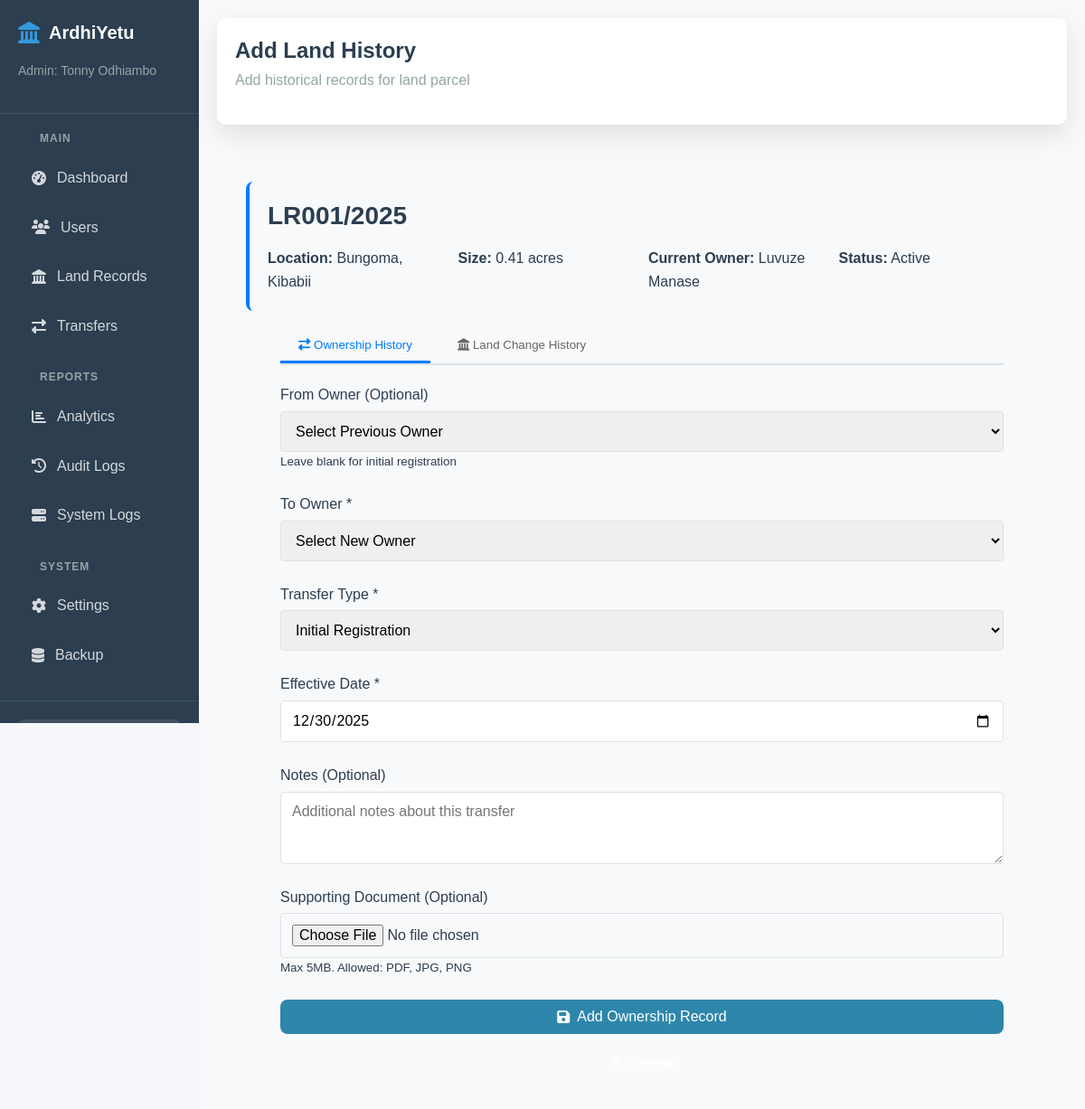
/admin/add-land-history.php?land_id=1 (signed in), run on the app's committed database.
### tables this page shows
CREATE TABLE `land_records` (
  `record_id` int(11) NOT NULL AUTO_INCREMENT,
  `owner_id` int(11) NOT NULL,
  `parcel_no` varchar(50) NOT NULL,
  `title_deed_no` varchar(50) DEFAULT NULL,
  `location` varchar(255) NOT NULL,
  `county` varchar(100) DEFAULT NULL,
  `size` decimal(10,2) NOT NULL,
  `description` text DEFAULT NULL,
  `document_path` varchar(255) DEFAULT NULL,
  `size_unit` enum('acres','hectares','square_meters') DEFAULT 'acres',
  `land_use` enum('agricultural','residential','commercial','industrial','mixed') DEFAULT NULL,
  `land_class` varchar(50) DEFAULT NULL,
  `status` enum('active','pending','transferred','disputed','archived') DEFAULT 'pending',
  `rejection_reason` text DEFAULT NULL,
  `registered_at` timestamp NOT NULL DEFAULT current_timestamp(),
  `updated_at` timestamp NOT NULL DEFAULT current_timestamp() ON UPDATE current_timestamp(),
  `registered_by` int(11) DEFAULT NULL,
  `notes` text DEFAULT NULL,
  `latitude` decimal(10,8) DEFAULT NULL,
  `longitude` decimal(11,8) DEFAULT NULL,
  `is_public` tinyint(1) DEFAULT 0,
  `coordinates_updated_at` timestamp NULL DEFAULT NULL,
  `reviewed_by` int(11) DEFAULT NULL,
  `review_notes` text DEFAULT NULL,
  `reviewed_at` datetime DEFAULT NULL,
  `previous_owner_id` int(11) DEFAULT NULL,
  `transfer_history` text DEFAULT NULL,
  `original_parcel_no` varchar(100) DEFAULT NULL,
  `parent_record_id` int(11) DEFAULT NULL,
  `current_ownership_history_id` int(11) DEFAULT NULL,
  PRIMARY KEY (`record_id`),
  UNIQUE KEY `parcel_no` (`parcel_no`),
  UNIQUE KEY `title_deed_no` (`title_deed_no`),
  KEY `registered_by` (`registered_by`),
  KEY `idx_owner` (`owner_id`),
  KEY `idx_parcel` (`parcel_no`),
  KEY `idx_location` (`location`),
  KEY `idx_status` (`status`),
  KEY `idx_land_records_composite` (`owner_id`,`status`,`registered_at`),
  KEY `idx_coordinates` (`latitude`,`longitude`),
  KEY `idx_public_status` (`is_public`,`status`),
  KEY `fk_parent_record` (`parent_record_id`),
  KEY `fk_current_ownership` (`current_ownership_history_id`),
  CONSTRAINT `fk_current_ownership` FOREIGN KEY (`current_ownership_history_id`) REFERENCES `ownership_history` (`history_id`) ON DELETE SET NULL,
  CONSTRAINT `fk_parent_record` FOREIGN KEY (`parent_record_id`) REFERENCES `land_records` (`record_id`),
  CONSTRAINT `land_records_ibfk_1` FOREIGN KEY (`owner_id`) REFERENCES `users` (`user_id`) ON DELETE CASCADE,
  CONSTRAINT `land_records_ibfk_2` FOREIGN KEY (`registered_by`) REFERENCES `users` (`user_id`)
);

CREATE TABLE `users` (
  `user_id` int(11) NOT NULL AUTO_INCREMENT,
  `name` varchar(100) NOT NULL,
  `email` varchar(100) NOT NULL,
  `phone` varchar(15) NOT NULL,
  `id_number` varchar(20) NOT NULL,
  `password` varchar(255) NOT NULL,
  `date_of_birth` date DEFAULT NULL,
  `gender` enum('male','female','other','prefer_not_to_say') DEFAULT NULL,
  `address` text DEFAULT NULL,
  `county` varchar(100) DEFAULT NULL,
  `security_question` varchar(255) DEFAULT NULL,
  `security_answer` varchar(255) DEFAULT NULL,
  `verification_token` varchar(64) DEFAULT NULL,
  `is_active` tinyint(1) DEFAULT 0,
  `is_verified` tinyint(1) DEFAULT 0,
  `verification_date` timestamp NULL DEFAULT NULL,
  `last_login` timestamp NULL DEFAULT NULL,
  `failed_attempts` int(11) DEFAULT 0,
  `remember_token` varchar(64) DEFAULT NULL,
  `newsletter_subscribed` tinyint(1) DEFAULT 1,
  `marketing_consent` tinyint(1) DEFAULT 0,
  `role` enum('admin','officer','user') DEFAULT 'user',
  `created_at` timestamp NOT NULL DEFAULT current_timestamp(),
  `updated_at` timestamp NOT NULL DEFAULT current_timestamp() ON UPDATE current_timestamp(),
  PRIMARY KEY (`user_id`),
  UNIQUE KEY `email` (`email`),
  UNIQUE KEY `id_number` (`id_number`),
  KEY `idx_email` (`email`),
  KEY `idx_phone` (`phone`),
  KEY `idx_id_number` (`id_number`),
  KEY `idx_county` (`county`),
  KEY `idx_role` (`role`),
  KEY `idx_status` (`is_active`,`is_verified`),
  KEY `idx_user_composite` (`is_active`,`is_verified`,`role`,`county`)
);

### public/admin/add-land-history.php (the view, shortened to what this page needs)
<?php
require_once '../../includes/init.php';
$record_id = isset($_GET['land_id']) ? intval($_GET['land_id']) : 0;
$land_sql = "SELECT l.*, u.name as owner_name
            FROM land_records l
            JOIN users u ON l.owner_id = u.user_id
            WHERE l.record_id = ?";
$land_stmt = mysqli_prepare($conn, $land_sql);
mysqli_stmt_bind_param($land_stmt, "i", $record_id);
mysqli_stmt_execute($land_stmt);
$land_result = mysqli_stmt_get_result($land_stmt);
$land = mysqli_fetch_assoc($land_result);
?>
<!DOCTYPE html>
<html lang="en">
<head>
    <link rel="stylesheet" href="../../assets/css/style.css">
    <link rel="stylesheet" href="../../assets/css/admin-styles.css">
    <link rel="stylesheet" href="https://cdnjs.cloudflare.com/ajax/libs/font-awesome/6.4.0/css/all.min.css">
</head>
<body>
    <div class="admin-container">
        <?php include 'sidebar.php'; ?>
        <main class="admin-main">
            <header class="admin-header">
                <div class="header-left">
                    <h1>Add Land History</h1>
                    <p>Add historical records for land parcel</p>
                </div>
                <div class="header-right">
                    <a href="lands.php" class="btn btn-secondary">
                        <i class="fas fa-arrow-left"></i> Back to Lands
                    </a>
                </div>
            </header>
            <div class="admin-content">
                <div class="land-info-card">
                    <h3><?php echo htmlspecialchars($land['parcel_no']); ?></h3>
                    <div style="display: grid; grid-template-columns: repeat(auto-fit, minmax(200px, 1fr)); gap: 10px; margin-top: 10px;">
                        <div><strong>Location:</strong> <?php echo htmlspecialchars($land['location']); ?></div>
                        <div><strong>Size:</strong> <?php echo number_format($land['size'], 2); ?> acres</div>
                        <div><strong>Current Owner:</strong> <?php echo htmlspecialchars($land['owner_name']); ?></div>
                        <div><strong>Status:</strong> <?php echo ucfirst($land['status']); ?></div>
                    </div>
                </div>
                <div class="history-form-container">
                    <div class="form-tabs">
                        <button class="tab-button active" onclick="switchTab('ownership')">
                            <i class="fas fa-exchange-alt"></i> Ownership History
                        </button>
                        <button class="tab-button" onclick="switchTab('land')">
                            <i class="fas fa-landmark"></i> Land Change History
                        </button>
                    </div>
                    <div id="ownership-tab" class="tab-content active">
                        <form method="POST" action="" enctype="multipart/form-data">
                            <div class="form-grid">
                                <div class="form-group">
                                    <label for="from_user_id">From Owner (Optional)</label>
                                    <select id="from_user_id" name="from_user_id" class="form-control">
                                        <option value="">Select Previous Owner</option>
                                    </select>
                                    <small>Leave blank for initial registration</small>
                                </div>
                                <div class="form-group">
                                    <label for="to_user_id">To Owner *</label>
                                    <select id="to_user_id" name="to_user_id" class="form-control" required>
                                        <option value="">Select New Owner</option>
                                    </select>
                                </div>
                                <div class="form-group">
                                    <label for="transfer_type">Transfer Type *</label>
                                    <select id="transfer_type" name="transfer_type" class="form-control" required>
                                        <option value="registration">Initial Registration</option>
                                    </select>
                                </div>
                                <div class="form-group">
                                    <label for="effective_date">Effective Date *</label>
                                    <input type="date" id="effective_date" name="effective_date"
                                           class="form-control" required
                                           max="<?php echo date('Y-m-d'); ?>">
                                </div>
                                <div class="form-group full-width">
                                    <label for="notes">Notes (Optional)</label>
                                    <textarea id="notes" name="notes" rows="3"
                                              class="form-control"
                                              placeholder="Additional notes about this transfer"></textarea>
                                </div>
                                <div class="form-group">
                                    <label for="document">Supporting Document (Optional)</label>
                                    <input type="file" id="document" name="document"
                                           accept=".pdf,.jpg,.jpeg,.png"
                                           class="form-control">
                                    <small>Max 5MB. Allowed: PDF, JPG, PNG</small>
                                </div>
                            </div>
                            <div class="form-actions">
                                <button type="submit" class="btn btn-primary">
                                    <i class="fas fa-save"></i> Add Ownership Record
                                </button>
                                <a href="land-history.php?id=<?php echo $record_id; ?>" class="btn btn-secondary">
                                    <i class="fas fa-times"></i> Cancel
                                </a>
                            </div>
                        </form>
                    </div>
                </div>
            </div>
        </main>
    </div>
</body>
</html>

### assets/css/style.css (style rules this page uses)
* { margin: 0; padding: 0; box-sizing: border-box; }
:root { --primary-color: #2c3e50; --secondary-color: #3498db; --accent-color: #e74c3c; --success-color: #27ae60; --warning-color: #f39c12; --danger-color: #e74c3c; --light-color: #ecf0f1; --dark-color: #2c3e50; --gray-color: #95a5a6; --light-gray: #f8f9fa; --border-color: #dee2e6; --shadow: 0 2px 10px rgba(0, 0, 0, 0.1); --transition: all 0.3s ease; }
body { font-family: 'Segoe UI', Tahoma, Geneva, Verdana, sans-serif; line-height: 1.6; color: var(--dark-color); background-color: var(--light-gray); }
h1, h2, h3, h4, h5, h6 { font-weight: 600; line-height: 1.3; margin-bottom: 1rem; color: var(--primary-color); }
h1 { font-size: 2.5rem; }
h3 { font-size: 1.75rem; }
p { margin-bottom: 1rem; }
a { color: var(--secondary-color); text-decoration: none; transition: var(--transition); }
.btn { display: inline-block; padding: 0.5rem 1.5rem; background-color: var(--secondary-color); color: white; border: none; border-radius: 4px; cursor: pointer; font-size: 1rem; font-weight: 500; text-align: center; transition: var(--transition); text-decoration: none; }
.btn-secondary { background-color: var(--gray-color); }
.form-group { margin-bottom: 1.5rem; }
.form-group label { display: block; margin-bottom: 0.5rem; font-weight: 500; color: var(--primary-color); }
.form-group input, .form-group select, .form-group textarea { width: 100%; padding: 0.75rem; border: 1px solid var(--border-color); border-radius: 4px; font-size: 1rem; transition: var(--transition); }
.admin-container { display: flex; min-height: 100vh; }
.admin-main { flex: 1; background-color: var(--light-gray); }
.admin-header { background-color: white; padding: 1.5rem 2rem; border-bottom: 1px solid var(--border-color); display: flex; justify-content: space-between; align-items: center; }
.admin-content { padding: 2rem; }

### assets/css/admin-styles.css (style rules this page uses)
:root { --primary: #2E86AB; --primary-dark: #1C5D7F; --secondary: #F4A261; --accent: #E76F51; --light: #F8F9FA; --dark: #2C3E50; --success: #27AE60; --warning: #F39C12; --danger: #E74C3C; --gray: #95A5A6; --shadow: 0 10px 30px rgba(0,0,0,0.1); --transition: all 0.3s ease; }
* { margin: 0; padding: 0; box-sizing: border-box; font-family: 'Poppins', sans-serif; }
body { background: #f5f7fa; min-height: 100vh; }
.admin-container { display: flex; min-height: 100vh; }
.btn { display: inline-flex; align-items: center; gap: 8px; padding: 10px 15px; background: rgba(255,255,255,0.1); color: white; text-decoration: none; border-radius: 8px; border: none; cursor: pointer; transition: var(--transition); width: 100%; justify-content: center; margin-bottom: 10px; }
.admin-main { flex: 1; margin-left: 250px; padding: 20px; }
.admin-header { display: flex; justify-content: space-between; align-items: center; margin-bottom: 30px; padding: 20px; background: white; border-radius: 10px; box-shadow: var(--shadow); }
.header-left h1 { font-size: 24px; color: var(--dark); margin-bottom: 5px; }
.header-left p { color: var(--gray); }
.header-right { display: flex; align-items: center; gap: 20px; }
.form-group { display: flex; flex-direction: column; }
.form-group label { margin-bottom: 5px; color: var(--dark); font-weight: 500; }
.form-control { padding: 10px 15px; border: 1px solid #ddd; border-radius: 8px; font-size: 14px; }
.btn-primary { background: var(--primary); color: white; border: none; padding: 10px 20px; border-radius: 8px; cursor: pointer; transition: var(--transition); }
@media (max-width: 1200px) { .admin-main { margin-left: 220px; } }

### public/admin/add-land-history.php (style rules this page uses)
.history-form-container { max-width: 800px; margin: 0 auto; }
.form-tabs { display: flex; gap: 10px; margin-bottom: 20px; border-bottom: 2px solid #dee2e6; }
.tab-button { padding: 10px 20px; background: none; border: none; border-bottom: 3px solid transparent; cursor: pointer; font-weight: 500; color: #666; }
.tab-button.active { color: #007bff; border-bottom-color: #007bff; }
.tab-content { display: none; }
.tab-content.active { display: block; }
.land-info-card { background: #f8f9fa; padding: 20px; border-radius: 8px; margin-bottom: 20px; border-left: 4px solid #007bff; }

### data on the page
land_records: parcel_no "LR001/2025", location "Bungoma, Kibabii", size "0.41", owner.name "Luvuze Manase", status "Active"

### other printed values
$_SESSION['name'] "Tonny Odhiambo"
